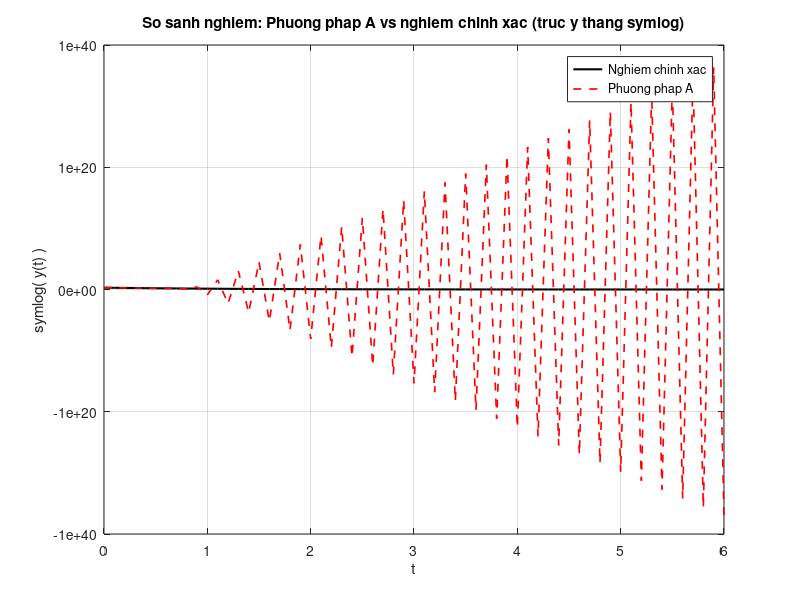
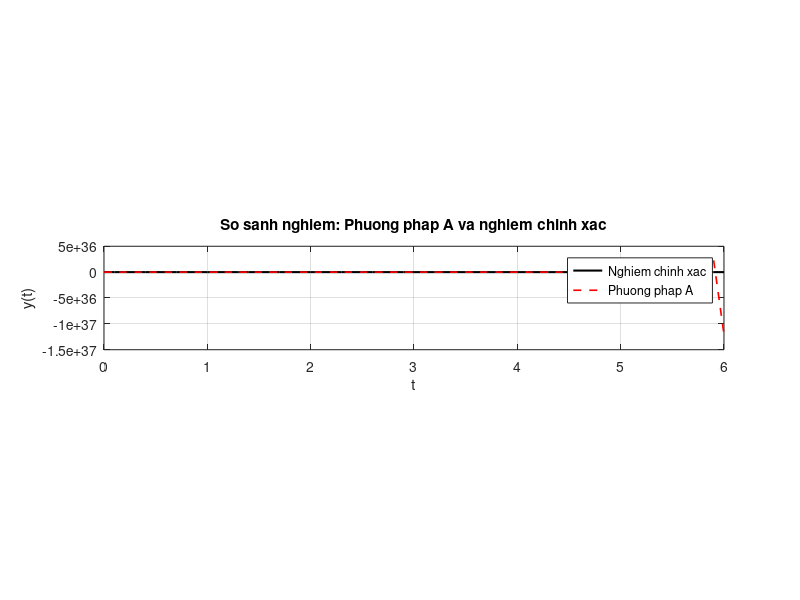
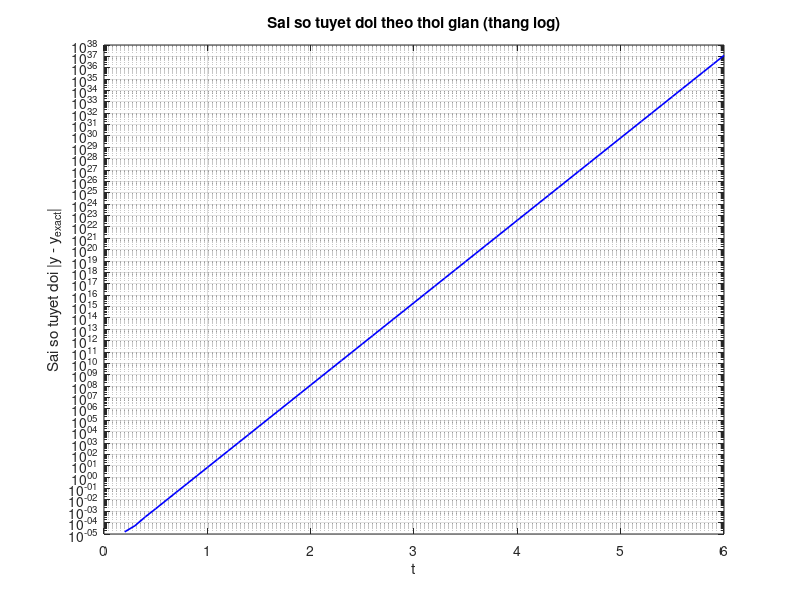

Here is the MATLAB script that generated these plots, in order:
% Vi du 1 - Phuong phap A: Y_{n+2} + 4Y_{n+1} - 5Y_n = h(4 f_{n+1} + 2 f_n)
% Nhat quan bac 3 nhung vi pham dieu kien nghiem (z = -5) => phan ky.
% Trich tu Chuong 4 cua bao cao; ban Python tuong duong:
%   python code/experiments/ex01_method_a.py

clear; clc; close;

% ---- Thiet lap bai toan ----
f      = @(t, y) -y;          % ve phai phuong trinh vi phan
y_exact = @(t) exp(-t);       % nghiem chinh xac
t0 = 0;
T  = 6;                        % thoi diem cuoi
h  = 0.1;                      % buoc luoi

N = round((T - t0) / h);
t = t0 + (0:N) * h;

% ---- Khoi tao (lay tu nghiem giai tich, loai bo sai so khoi tao) ----
y = zeros(1, N + 1);
y(1) = y_exact(t(1));   % y0
y(2) = y_exact(t(2));   % y1

% ---- Vong lap Phuong phap A (hien) ----
for n = 1:(N - 1)
    fn1 = f(t(n+1), y(n+1));   % f_{n+1}
    fn  = f(t(n),   y(n));     % f_n
    y(n+2) = -4*y(n+1) + 5*y(n) + h * (4*fn1 + 2*fn);
end

% ---- Nghiem chinh xac va sai so ----
yex = y_exact(t);
err = abs(y - yex);

% ---- In bang ket qua tai mot so moc thoi gian ----
moc = [0.0, 0.5, 1.0, 2.0, 4.0, 6.0];
fprintf('%8s %18s %18s %14s\n', 't', 'Nghiem chinh xac', 'Phuong phap A', 'Sai so |y-yex|');
for k = 1:length(moc)
    [~, idx] = min(abs(t - moc(k)));
    fprintf('%8.1f %18.6e %18.6e %14.3e\n', t(idx), yex(idx), y(idx), err(idx));
end


thresh = 1;
symlog = @(x) sign(x) .* log10(1 + abs(x) / thresh);

% ---- Do thi ----

% Thang symlog
figure(1);
plot(t, symlog(yex), 'k-', 'LineWidth', 1.5); hold on;
plot(t, symlog(y),   'r--', 'LineWidth', 1.2);
legend('Nghiem chinh xac', 'Phuong phap A', 'Location', 'best');
xlabel('t'); ylabel('symlog( y(t) )');
title('So sanh nghiem: Phuong phap A vs nghiem chinh xac (truc y thang symlog)');
grid on;

% Ve lai nhan truc tung theo gia tri that
yt = get(gca, 'YTick');
yticklabels_real = arrayfun(@(v) sprintf('%.0e', sign(v)*(10^abs(v)-1)*thresh), yt, 'UniformOutput', false);
set(gca, 'YTickLabel', yticklabels_real);

% Thang binh thuong
figure(2);
subplot(3,1,2);
plot(t, yex, 'k-', 'LineWidth', 1.5); hold on;
plot(t, y,   'r--', 'LineWidth', 1.2);
legend('Nghiem chinh xac', 'Phuong phap A', 'Location', 'best');
xlabel('t'); ylabel('y(t)');
title('So sanh nghiem: Phuong phap A va nghiem chinh xac');
grid on;

% Thang log cho sai so
figure(3);
semilogy(t, err, 'b-', 'LineWidth', 1.2);
xlabel('t'); ylabel('Sai so tuyet doi |y - y_{exact}|');
title('Sai so tuyet doi theo thoi gian (thang log)');
grid on;
